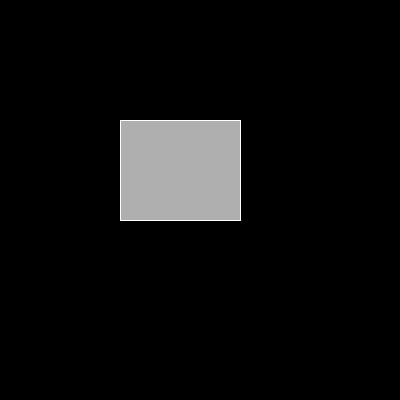
Frame 1 (no input)
Frame 60 (the mouse pressed at the canvas centre just before this capture): identical to frame 1, image omitted
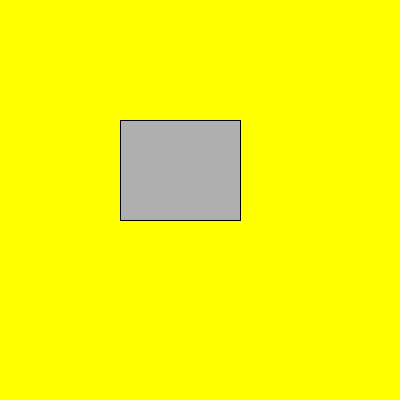
Frame 120 (the mouse held since frame 60 and released just before this capture)

The Processing sketch that drew these frames (run headless with seeded random() and noise(); from frame 60 on, the mouse is pressed at the canvas centre):

// Processing sketch: lab_3_1
// ── lab_3_1.pde
int x = 120 , y = 120 , w = 120 , h = 100;
boolean button = false;

void setup(){
  size(400,400);
}

void draw(){
  if(mouseX > x &&mouseX < x+w && mouseY > y && mouseY < y+h ){
    button = true;
  }else{
    button = false;
  }
  if(button){
    background(255,255,0);
    stroke(0);
  }else{
    background(0);
    stroke(255);
  }
  
  fill(175);
  rect(x,y,w,h);
}
